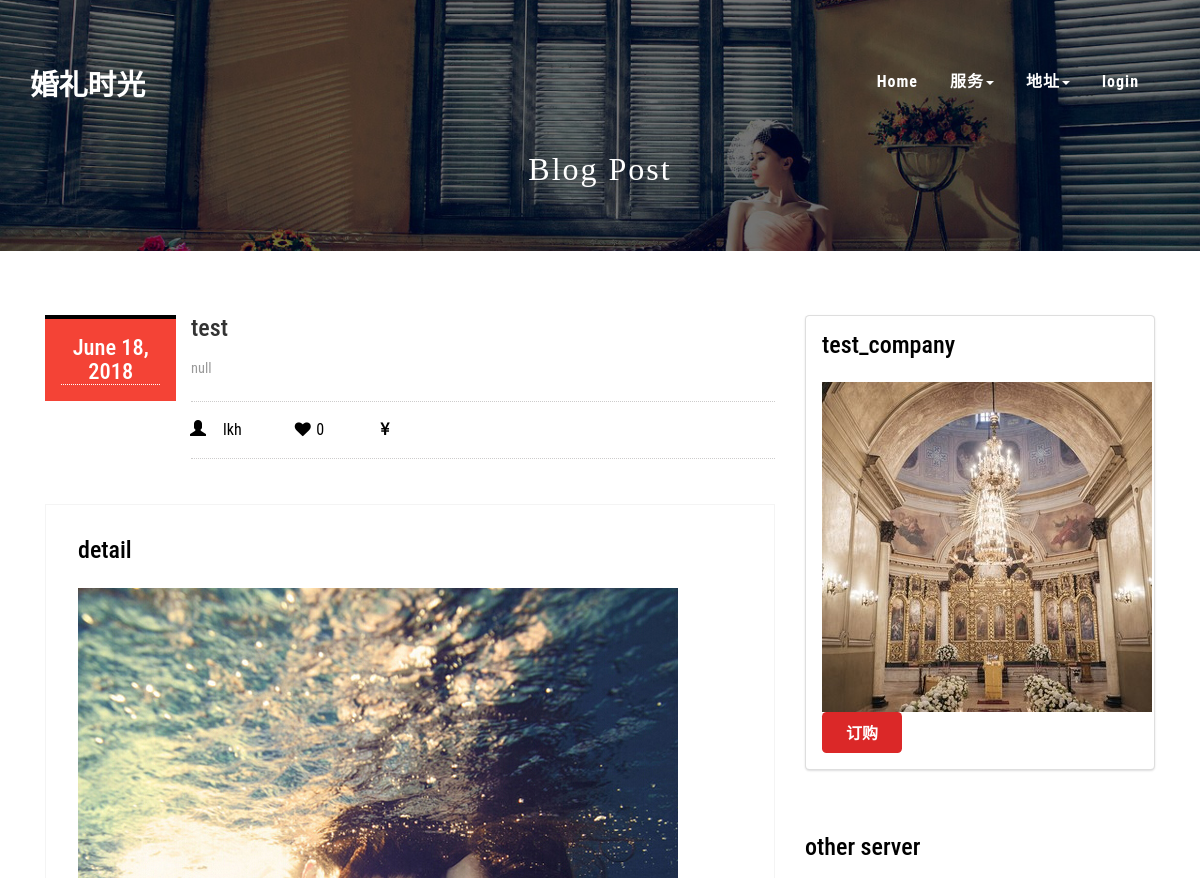
The app's page /single/1 (upper part), older data.
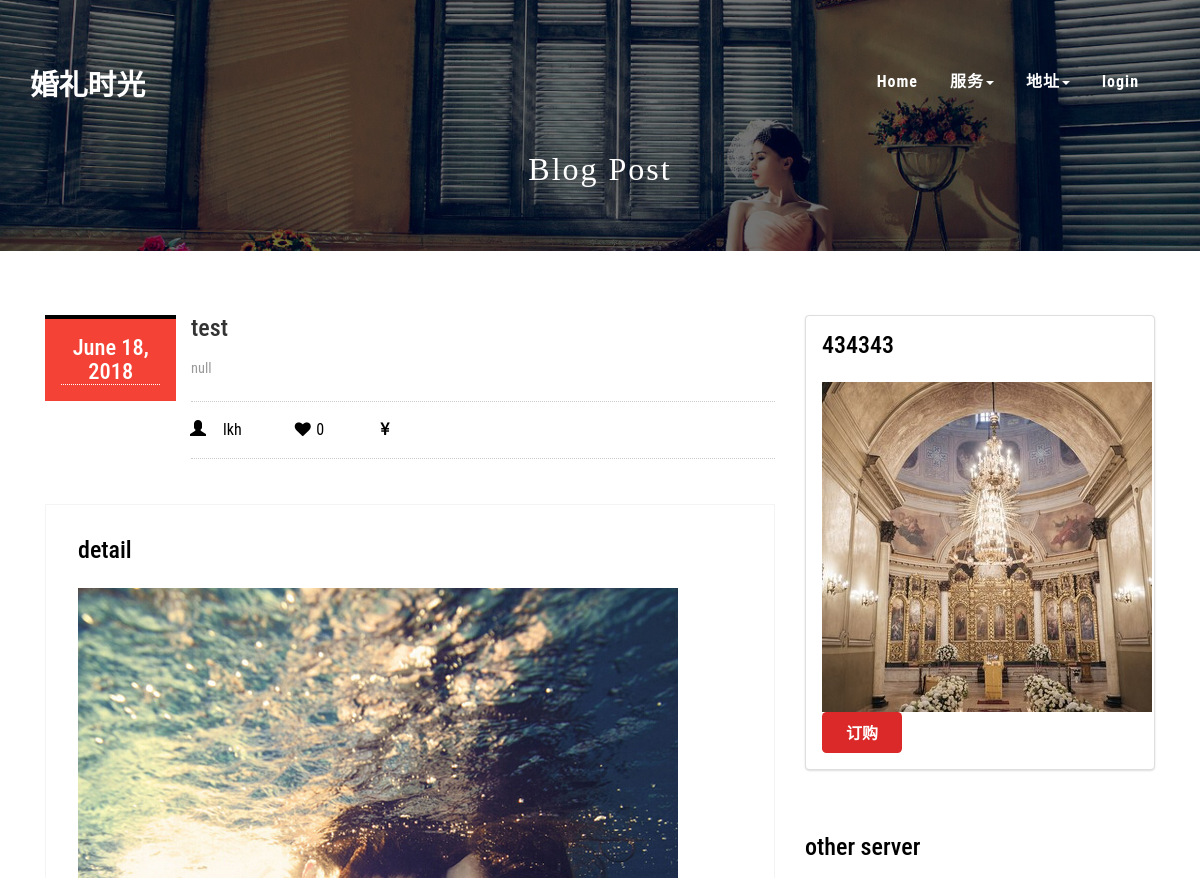
The same page, newer data.
### Web/models.py (models this page shows)
class Company(models.Model):#存公司
    name = models.CharField(max_length=30 , default='unnamed_company')#名字
    business_kind =models.ForeignKey(to=business_choices)#公司类型
    icon = models.ImageField(upload_to='store/icon')#图标
    phone= models.CharField(max_length=20,default = 'null',blank=True,null=True)#联系电话
    adress = models.ForeignKey(to=City)#所在城市
    ident = models.BooleanField(default = False)#审核状态
    isopen = models.BooleanField(default = False)#营业状态
    inward_phone = models.CharField(max_length=20)#内部电话
    manager = models.OneToOneField(to=UserProfile,blank=True,null=True)
    charge_time = models.DateField(auto_now=True)
    def __str__(self):
        return self.name

class UserProfile(models.Model):#客户信息
    belong_to = models.OneToOneField(to=User)#名字密码等
    profile_image = models.FileField(upload_to='store/userimg',default='images/matt.jpg',null=True,blank=True)
    email = models.EmailField(null=True,blank = True)
    ident_name = models.CharField(max_length=12,default='',null=True,blank = True)
    sex = models.BooleanField(default=1)#1->male;2->female
    location = models.ForeignKey(to=City,null=True,blank = True)
    ident_kind = models.ForeignKey(to=ident_Kind,default=1)
    phone = models.CharField(max_length=11,default='')
    is_ident = models.BooleanField(default=False)
    ident = models.CharField(max_length=18,null=True,blank = True)
    is_C_man = models.BooleanField(default=False)
    is_W_man = models.BooleanField(default=False)
    def __str__(self):
        return self.belong_to.username

### Web/views.py (the view)
# urls.py: url(r'^single/(?P<id>\d+)$',single),
def single(request,id):
    context={}
    if request.method =='GET':
        if isinstance(request.user,User):
            user = UserProfile.objects.get(belong_to = request.user)
        else:
            user = None
        cities = City.objects.all()
        ser_kind = server_choices.objects.all()
        server= C_S.objects.get(id=id)
        company = server.belong
        images = Graph.objects.filter(belong=server).order_by('order_number')
        otherserver = C_S.objects.filter(belong=company)
        flags = flag.objects.all()
        context['User']=user
        context['city'] =cities
        context['s_kind'] = ser_kind
        context['server'] = server
        context['company'] = company
        context['images'] = images
        context['other'] = otherserver
        context['tags'] = flags
        print(context)
        return render(request,'single.html',context=context)
    else:
        return redirect(to='index')

### Web/models.py (called while the page is built)
    def __str__(self):
        return self.city_name

    def __str__(self):
        return self.ex_ser_name

    def __str__(self):
        return self.topic

    def __str__(self):
        return self.belong.topic+' '+ str(self.order_number)

### Web/templates/single.html (shortened to what this page needs)
<!DOCTYPE html>
{% load staticfiles %}
<html lang="en">
<head>
<link rel="stylesheet" href="{% static '/css/semantic.css' %}" media="screen" title="no title" charset="utf-8">
<link href="{% static '/css/bootstrap.css' %}" rel="stylesheet" type="text/css" media="all" />
<link rel="stylesheet" href="{% static '/css/style.css' %}" type="text/css" media="all" />
</head>
<body>
	<div class="banner">
		{% include "header.html" %}
		<div class="agileinfo-top-heading">
			<h2>Blog Post</h2>
		</div>
	</div>
		<div class="blog">
			<div class="container">
				<div class="single">
						<div class="single-grid">
							<div class="col-md-8 w3ls-blog-left">
								<div class="w3-blog-left-grid">
									<div class="w3ls-blog-leftl">
										<h4>{{server.create_time}}</h4>
									</div>
									<div class="w3ls-blog-leftr">
										<h3>{{server.topic}}</h3>
										<p>{{server.introduction}}</p>
										<ul>
											<li><a href="#"><i class="glyphicon glyphicon-user" aria-hidden="true"></i>{{company.manager}}</a></li>
											<li><a href="#"><i class="heart icon"></i></i>{{server.public_like}}</a></li>
											<li><a href="#"><i class="yen sign icon"></i>{{server.price}}</a></li>
										</ul>
									</div>
									<div class="clearfix"> </div>
									<div class="admin-text">
											<h5>detail</h5>
											<div class="admin-text-left">
												<a href="#"><img src="{{server.icon.url}}" alt=""/></a>
											</div>
									</div>
								</div>
							</div>
							<div class="col-md-4 w3-agile-blog-right">
								<div class="ui segment">
									<h3>{{company.name}}</h3>
									<img class="" src="{{company.icon.url}}" alt="">
									<div>
										<a href=""> <button class="ui red button">订购</button></a>
									</div>
								</div>
								<div class="agile-info-recent">
									<h3>other server</h3>
								</div>
							</div>
							<div class="clearfix"> </div>
						</div>
				</div>
			</div>
		</div>
</body>
</html>

Row changes from the older to the newer data that the page shows:
changed Company "lkh": name "test_company" → "434343"
